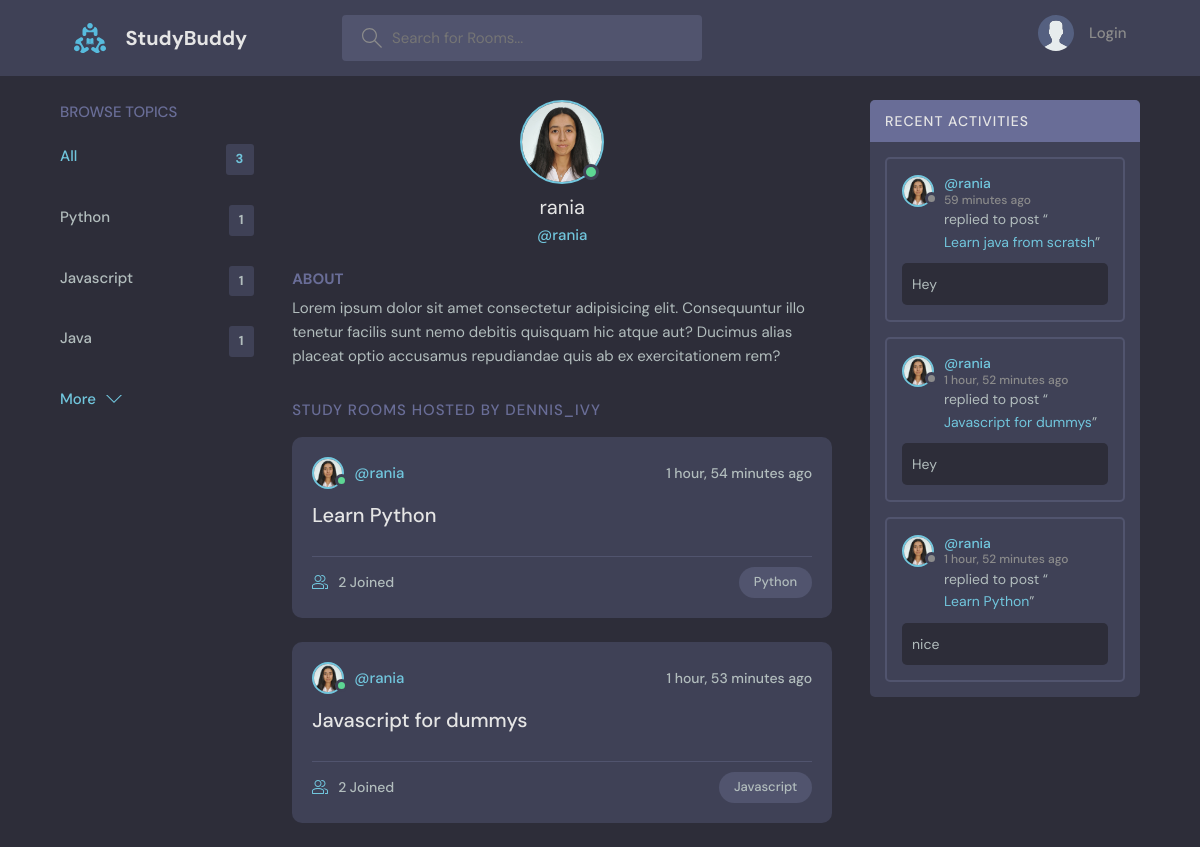
Page /profile/1/ on the committed database.
### base/models.py (models this page shows, shortened)
class Topic(models.Model):
    name = models.CharField(max_length=200)

class User(AbstractUser):
    name = models.CharField(max_length=200, null=True)
    email = models.EmailField(unique=True, null=True)
    bio = models.TextField(null=True)
    avatar = models.ImageField(null=True, default="avatar.svg")
    USERNAME_FIELD = 'email'
    REQUIRED_FIELDS = []

class Room(models.Model):
    host = models.ForeignKey(User, on_delete=models.SET_NULL, null=True)
    topic = models.ForeignKey(Topic, on_delete=models.SET_NULL, null=True)
    name = models.CharField(max_length=200)
    description = models.TextField(null=True, blank=True)
    participants = models.ManyToManyField(User, related_name='participants', blank=True)
    updated = models.DateTimeField(auto_now=True)
    created = models.DateTimeField(auto_now_add=True)
    class Meta:
        ordering = ['-updated', '-created']
    def __str__(self):
        return self.name

class Message(models.Model):
    user = models.ForeignKey(User, on_delete=models.CASCADE)
    room = models.ForeignKey(Room, on_delete=models.CASCADE)
    body = models.TextField()
    updated = models.DateTimeField(auto_now=True)
    created = models.DateTimeField(auto_now_add=True)
    class Meta:
        ordering = ['-updated', '-created']
    def __str__(self):
        return self.body[0:50]

### base/views.py (the view)
# urls.py: path('profile/<str:pk>/', views.userProfile, name='user-profile'),
def userProfile(request, pk):
    user = User.objects.get(id=pk)
    rooms = user.room_set.all()
    room_messages = user.message_set.all()
    topics = Topic.objects.all()
    context= {'user': user, 'rooms': rooms, 'room_messages': room_messages, 'topics': topics}
    return render(request, 'base/profile.html', context)

### base/templates/base/profile.html (shortened to what this page needs)
{% extends 'main.html' %}
{% block content %}
    <main class="profile-page layout layout--3">
      <div class="container">
        {% include "base/topics_component.html" %}
        <div class="roomList">
          <div class="profile">
            <div class="profile__avatar">
              <div class="avatar avatar--large active">
                <img src="{{user.avatar.url}}" />
              </div>
            </div>
            <div class="profile__info">
              <h3>{{ user.username }}</h3>
              <p>@{{ user.username }}</p>
            </div>
            <div class="profile__about">
              <h3>About</h3>
              <p>
                Lorem ipsum dolor sit amet consectetur adipisicing elit. Consequuntur illo tenetur
                facilis sunt nemo debitis quisquam hic atque aut? Ducimus alias placeat optio
                accusamus repudiandae quis ab ex exercitationem rem?
              </p>
            </div>
          </div>
          <div class="roomList__header">
            <div>
              <h2>Study Rooms Hosted by dennis_ivy</a>
              </h2>
            </div>
          </div>
          {% include "base/feed_component.html" %}
        </div>
        {% include 'base/activity_component.html' %}
      </div>
    </main>
{% endblock %}

### templates/main.html (shortened to what this page needs)
<!DOCTYPE html>
{% load static %}
<html lang="en">
  <head>
    <link rel="stylesheet" href="{% static 'styles/style.css' %}" />
  </head>
  <body>
    {% include 'navbar.html' %}
    {% block content %}
    {% endblock %}
  </body>
</html>

### templates/navbar.html (shortened to what this page needs)
{% load static %}
<header class="header header--loggedIn">
    <div class="container">
      <a href="{% url 'home' %}" class="header__logo">
        <img src="{% static 'images/logo.svg' %}" />
        <h1>StudyBuddy</h1>
      </a>
      <form class="header__search" method="GET" action="{% url 'home' %}">
        <label>
          <input name="q" placeholder="Search for Rooms..." type="text" />
        </label>
      </form>
      <nav class="header__menu">
        {% if request.user.is_authenticated %}
            <div class="header__user">
            <a href="{% url 'user-profile' request.user.id %}">
                <div class="avatar avatar--medium active">
                <img src="{{request.user.avatar.url}}" />
                </div>
                <p>{{ request.user.username }} <span>@{{ request.user.username }}</span></p>
            </a>
            <button class="dropdown-button">
                <svg version="1.1" xmlns="http://www.w3.org/2000/svg" width="32" height="32" viewBox="0 0 32 32">
                <title>chevron-down</title>
                <path d="M16 21l-13-13h-3l16 16 16-16h-3l-13 13z"></path>
                </svg>
            </button>
            </div>
            {% else %}
                <a href="{% url 'login' %}">
                    <img src="{% static 'images/avatar.svg' %}" />
                    <p>Login</p>
                </a>
        {% endif %}
      </nav>
    </div>
  </header>

### base/templates/base/topics_component.html
<div class="topics">
    <div class="topics__header">
      <h2>Browse Topics</h2>
    </div>
    <ul class="topics__list">
      <li>
        <a href="{% url 'home' %}" class="active">All <span>{{ topics.count }}</span></a>
      </li>
      {% for topic in topics %}
        <li>
            <a href="{% url 'home' %}?q={{ topic.name }}">{{ topic.name }} <span>{{ topic.room_set.all.count }}</span></a>
        </li>
      {% endfor %}
    </ul>
    <a class="btn btn--link" href="#">
      More
      <svg version="1.1" xmlns="http://www.w3.org/2000/svg" width="32" height="32" viewBox="0 0 32 32">
        <title>chevron-down</title>
        <path d="M16 21l-13-13h-3l16 16 16-16h-3l-13 13z"></path>
      </svg>
    </a>
  </div>

### base/templates/base/feed_component.html (shortened to what this page needs)
{% for room in rooms %}
    <div class="roomListRoom">
        <div class="roomListRoom__header">
        <a href="{% url 'user-profile' room.host.id %}" class="roomListRoom__author">
            <div class="avatar avatar--small active">
            <img src="{{room.host.avatar.url}}" />
            </div>
            <span>@{{ room.host.username }}</span>
        </a>
        <div class="roomListRoom__actions">
            <span>{{ room.created | timesince }} ago</span>
        </div>
        </div>
        <div class="roomListRoom__content">
        <a href="{% url 'room' room.id %}">{{ room.name }}</a>
        </div>
        <div class="roomListRoom__meta">
        <a href="{% url 'room' room.id %}" class="roomListRoom__joined">
            {{ room.participants.all.count }} Joined
        </a>
        <p class="roomListRoom__topic">{{ room.topic.name }}</p>
        </div>
    </div>
{% endfor %}

### base/templates/base/activity_component.html (shortened to what this page needs)
<div class="activities">
    <div class="activities__header">
      <h2>Recent Activities</h2>
    </div>
    {% for message in room_messages %}
        <div class="activities__box">
        <div class="activities__boxHeader roomListRoom__header">
            <a href="{% url 'user-profile' message.user.id %}" class="roomListRoom__author">
            <div class="avatar avatar--small">
                <img src="{{message.user.avatar.url}}" />
            </div>
            <p>
                @{{ message.user.username }}
                <span>{{ message.created | timesince }} ago</span>
            </p>
            </a>
        </div>
        <div class="activities__boxContent">
            <p>replied to post “<a href="{% url 'room' message.room.id %}">{{ message.room }}</a>”</p>
            <div class="activities__boxRoomContent">
            {{ message }}
            </div>
        </div>
        </div>
    {% endfor %}
  </div>

### rows in the picture
Topic: name "Python", room_set.all.count "1"
Topic: name "Javascript", room_set.all.count "1"
Topic: name "Java", room_set.all.count "1"
User: avatar (picture), username "rania"
Room: host.avatar (picture), host.username "rania", created "1 hour, 54 minutes", name "Learn Python", participants.all.count "2", topic.name "Python"
Room: host.avatar (picture), host.username "rania", created "1 hour, 53 minutes", name "Javascript for dummys", participants.all.count "2", topic.name "Javascript"
Message: user.avatar (picture), user.username "rania", created "59 minutes", room "Learn java from scratsh", body "Hey"
Message: user.avatar (picture), user.username "rania", created "1 hour, 52 minutes", room "Javascript for dummys", body "Hey"
Message: user.avatar (picture), user.username "rania", created "1 hour, 52 minutes", room "Learn Python", body "nice"

### other values in the picture
{{ topics.count }} "3"
